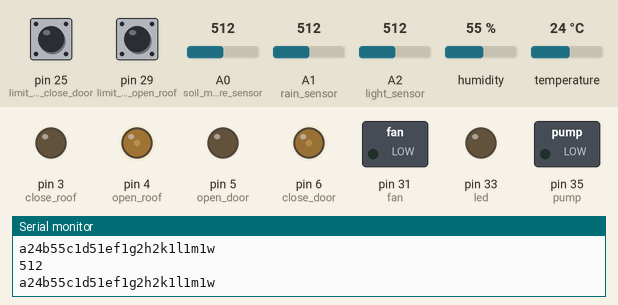
This sketch was run on a simulated Arduino Mega 2560, built with avr-gcc and run on an emulated ATmega2560. On the bench: switched loads named in the sketch (green lamp = pin HIGH), output pins drawn as LEDs (lit = HIGH), the last lines printed to the serial monitor. Inputs (shaded band) come from the test bench; at power-on: temperature 24 °C, A0 (soil_moisture_sensor) = 512, A2 (light_sensor) = 512, pin 29 (limit_switch_open_roof) HIGH, pin 25 (limit_switch_close_door) HIGH, A1 (rain_sensor) = 512, humidity 55 %. No radio packets arrive unless stated.

Above: at 1.2 s.
1.3 s: temperature set to 28 °C
3.2 s: temperature set to 31 °C
At 5.3 s:
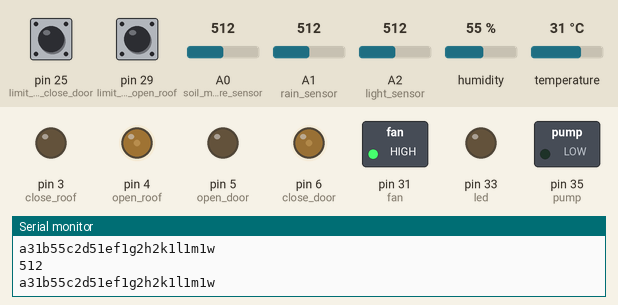
5.6 s: A0 (soil_moisture_sensor) set to 537
At 6.8 s:
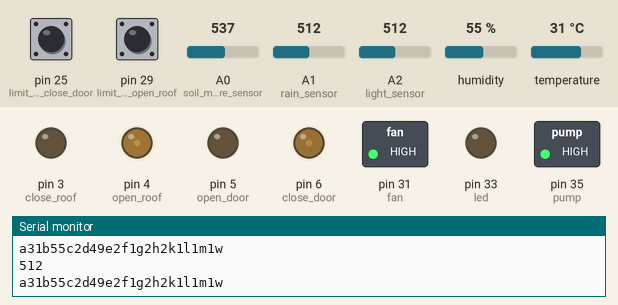
7.1 s: A2 (light_sensor) set to 919
8.6 s: A2 (light_sensor) set to 948
At 9.4 s:
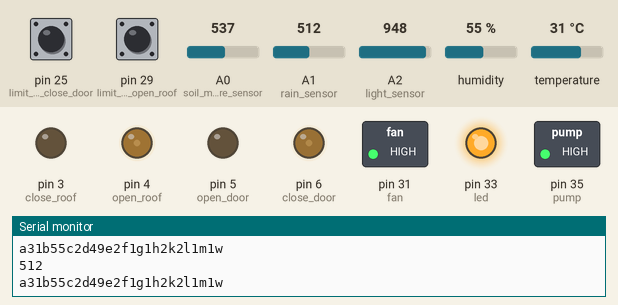
10.1 s: pin 29 (limit_switch_open_roof) pulled LOW for 0.15 s
At 10.5 s:
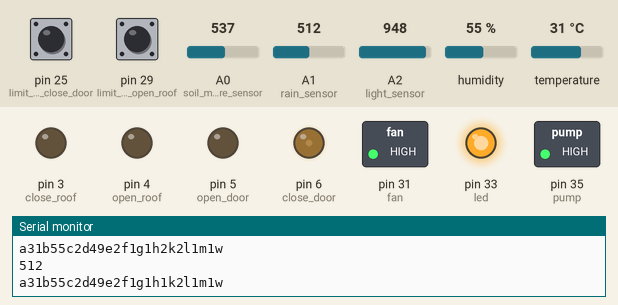
Timing chart, 0 to 13.1 s (numbered marks = the images above; inputs shaded):
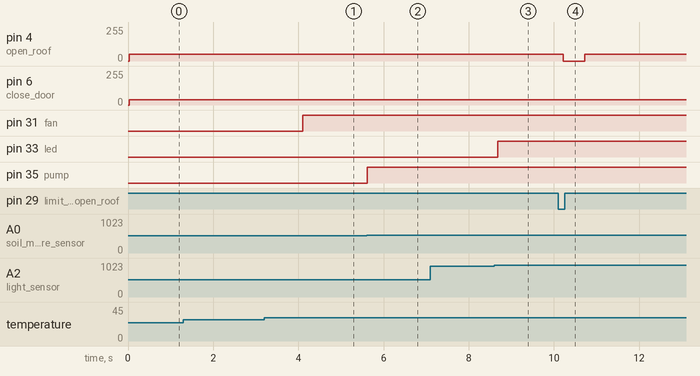

Measured:
- the behaviour switches between 29 and 30 °C on temperature (found by bisection; images 0 and 1)
- the behaviour switches between 526 and 527 on A0 (soil_moisture_sensor) (found by bisection; images 1 and 2)
- the behaviour switches between 929 and 930 on A2 (light_sensor) (found by bisection; images 2 and 3)
- after the input at 3.2 s, pin 31 (fan): LOW → HIGH after 0.90 s
- after the input at 5.6 s, pin 35 (pump): LOW → HIGH at once
- after the input at 8.6 s, pin 33 (led): LOW → HIGH after 0.08 s
- after the input at 10.1 s, pin 4 (open_roof): 50/255 → 0/255 after 0.12 s, → 50/255 0.50 s later

The sketch:

greenhouse1.ino
```cpp
#include <SPI.h>
#include <nRF24L01.h>
#include <RF24.h>
#include <DHT.h>
//dht DHT;                // Creates a DHT object
DHT dht(7, DHT11);
int m = 1;

RF24 radio(9, 10);
const byte address[6] = "00001";

#define cs 10   //đặt tên cho chân Chip Select (CS) của module LoRa SX1278
#define rst 9   //đặt tên cho chân Reset (RST) của module LoRa SX1278
#define dio0 2  //đặt tên cho chân DIO0 (Interrupt) của module LoRa SX1278.
//#define outPin A3
#define rain_sensor A1      // Chân A1 (15) analog kết nối với cảm biến mưa
#define light_sensor A2  // chân A2 (16) analog kết nối cảm biến ánh sáng
#define soil_moisture_sensor A0  //chân A0 (14) analog kết nối cảm biến độ ẩm đất

#define led 33                // chân số 33 kết nối vs đèn
#define pump 35                // chân 35 kết nối với bơm
#define fan 31               //chân 31 kết nối với quạt

#define open_door 5
#define close_door 6
#define open_roof 4
#define close_roof 3

#define limit_switch_open_door 23        // Chân số 23 kết nối với công tắt hành trình 1
#define limit_switch_close_door 25      // Chân số 25 kết nối với công tắt hành trình 2
#define limit_switch_open_roof 29    // Chân số 18 kết nối với công tắt hành trình 4
#define limit_switch_close_roof 27  // Chân số 17 kết nối với công tắt hành trình 3

int temperature;
int humidity;

void setup() {
  Serial.begin(9600);   // Khởi tạo kết nối Serial với baud rate 9600
  Serial3.begin(9600);  // Khởi động giao tiếp serial với module RFID
  dht.begin();
  radio.begin();

  //set the address
  radio.openWritingPipe(address);
  //Set module as transmitter
  radio.stopListening();

  pinMode(limit_switch_open_door, INPUT_PULLUP);
  pinMode(limit_switch_close_door, INPUT_PULLUP);
  pinMode(limit_switch_open_roof, INPUT_PULLUP);
  pinMode(limit_switch_close_roof, INPUT_PULLUP);

  // Set all the motor control pins to outputs
  pinMode(open_door, OUTPUT);
  pinMode(close_door, OUTPUT);
  pinMode(open_roof, OUTPUT);
  pinMode(close_roof, OUTPUT);

  // Turn off motors - Initial state
  digitalWrite(open_door, LOW);
  digitalWrite(close_door, LOW);
  digitalWrite(open_roof, LOW);
  digitalWrite(close_roof, LOW);

  pinMode(led, OUTPUT);
  pinMode(pump, OUTPUT);
  pinMode(fan, OUTPUT);
  //rfidSerial.begin(9600); // Khởi động giao tiếp serial với module RFID

  // while (!Serial);
  //  Serial.println("LoRa Sender");
  //  LoRa.setPins(ss, rst, dio0);
  //  delay(50);
  //  if (!LoRa.begin(433E6)) {
  //    Serial.println("Starting LoRa failed!");
  //    while (1)
  //      ;
  //  }
  //  //  LoRa.setTxPower(10);
  //  delay(1000);
}

void loop() {

  //////////////////////////////////Data transfer//////////////////
  String data_transfer = "a";
  temperature = dht.readTemperature();
  humidity = dht.readHumidity();
  data_transfer += temperature;
  data_transfer += 'b';
  data_transfer += humidity;
  data_transfer += 'c';

  if (temperature > 29) {
    digitalWrite(fan, HIGH);
    data_transfer += '2';
  } else {
    digitalWrite(fan, LOW);
    data_transfer += '1';
  }
  data_transfer += 'd';

  int humidity_value = map(analogRead(soil_moisture_sensor), 0, 1023, 100, 1);
  data_transfer += humidity_value;
  data_transfer += 'e';
  //
  if (humidity_value < 50) {
    digitalWrite(pump, HIGH);
    data_transfer += '2';
  } else if (humidity_value > 51) {
    digitalWrite(pump, LOW);
    data_transfer += '1';
  }
  data_transfer += 'f';
  //
  bool rain_value = (analogRead(rain_sensor) > 510) ? false : true;
  data_transfer += (rain_value == false) ? '1' : '2';
  data_transfer += 'g';
  Serial.println(analogRead(rain_sensor));
  //
  int light_value = map(analogRead(light_sensor), 0, 1023, 100, 1);
  data_transfer += (String)((light_value < 20) ? '1' : '2');  //1: troi toi , 2: troi sang
  data_transfer += 'h';

  if (light_value <= 60 && digitalRead(limit_switch_open_roof) == 1) {
    analogWrite(open_roof, 50);
    analogWrite(close_roof, 0);
    data_transfer += '2';
  }
  if (light_value <= 60 && digitalRead(limit_switch_open_roof) == 0) {
    analogWrite(open_roof, 0);
    analogWrite(close_roof, 0);
    data_transfer += '1';
  }
  if (light_value > 60 && digitalRead(limit_switch_close_roof) == 1) {
    analogWrite(open_roof, 0);
    analogWrite(close_roof, 50);
    data_transfer += '2';
  }
  if (light_value > 60 && digitalRead(limit_switch_close_roof) == 0) {
    analogWrite(open_roof, 0);
    analogWrite(close_roof, 0);
    data_transfer += '1';
  }
  data_transfer += 'k';

  if (light_value <= 10) {
    digitalWrite(led, HIGH);
    data_transfer += '2';
  }
  if (light_value > 11) {
    digitalWrite(led, LOW);
    data_transfer += '1';
  }
  data_transfer += 'l';

  while (Serial3.available()) {
    if (Serial3.find("B7940D")) {
      if (m == 0 && digitalRead(limit_switch_open_door) == 0) {
        m = 1;
      } else if (m == 1 && digitalRead(limit_switch_close_door) == 0) {
        m = 0;
      }
    }
  }
  if (m == 0) {
    data_transfer += '2';
    if (digitalRead(limit_switch_open_door) == 1) {
      analogWrite(open_door, 40);
      analogWrite(close_door, 0);
    } else {
      analogWrite(open_door, 0);
      analogWrite(close_door, 0);
    }
  } else {
    data_transfer += '1';
    if (digitalRead(limit_switch_close_door) == 1) {
      analogWrite(open_door, 0);
      analogWrite(close_door, 40);
    } else {
      analogWrite(open_door, 0);
      analogWrite(close_door, 0);
    }
  }
  data_transfer += 'm';
  data_transfer += '1';
  data_transfer += 'w';

  Serial.println(data_transfer);

  const char text[100];
  for (byte len = 1; len <= data_transfer.length() + 1; len++) {
    data_transfer.toCharArray(text, len);
  }
  radio.write(&text, sizeof(text));

  //  LoRa.beginPacket();
  //  LoRa.print(data_transfer);
  //  LoRa.endPacket();
  delay(500);
}
```
